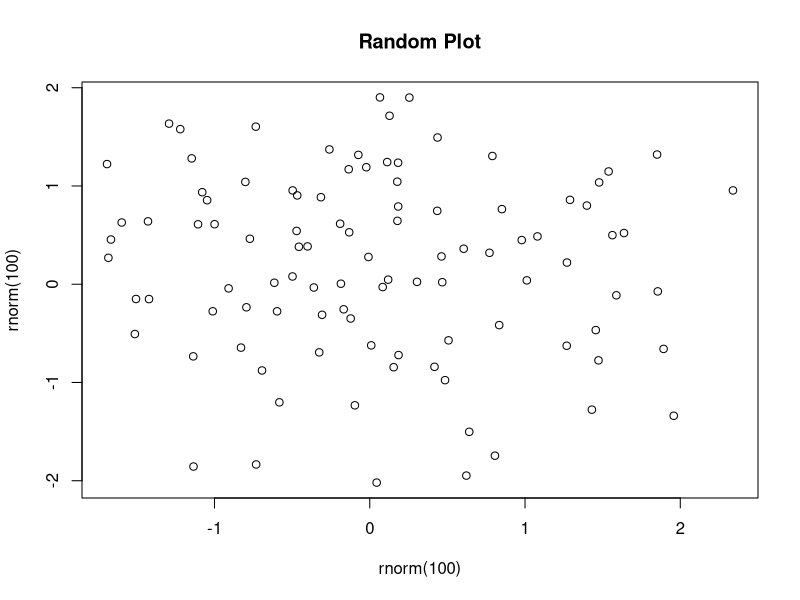

Write the R code that produced this figure. (Note: this script raises an error after producing the figure.)
## ---- chunk 1
plot(rnorm(100),rnorm(100),main="Random Plot")
## ---- chunk 2
kable(data.frame(a=rnorm(10),b=rnorm(10),c=rnorm(10),d=rnorm(10)),"html")
